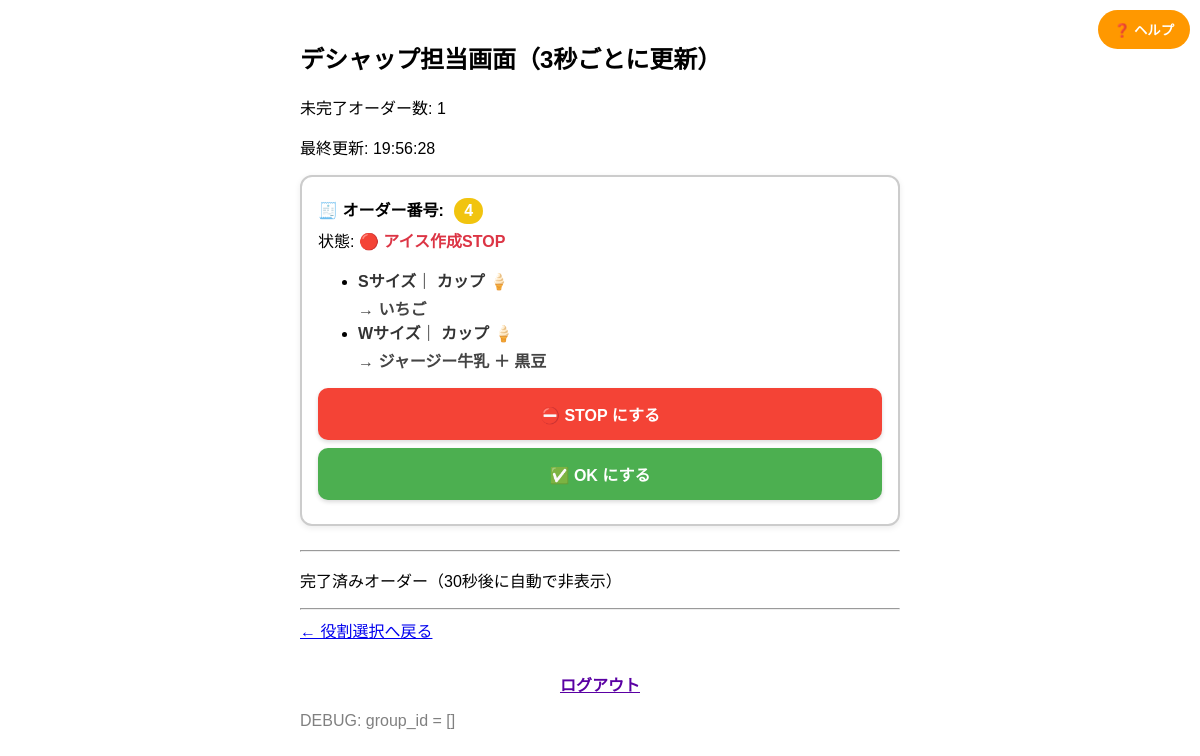
Before: /deshap/ with the older database file.
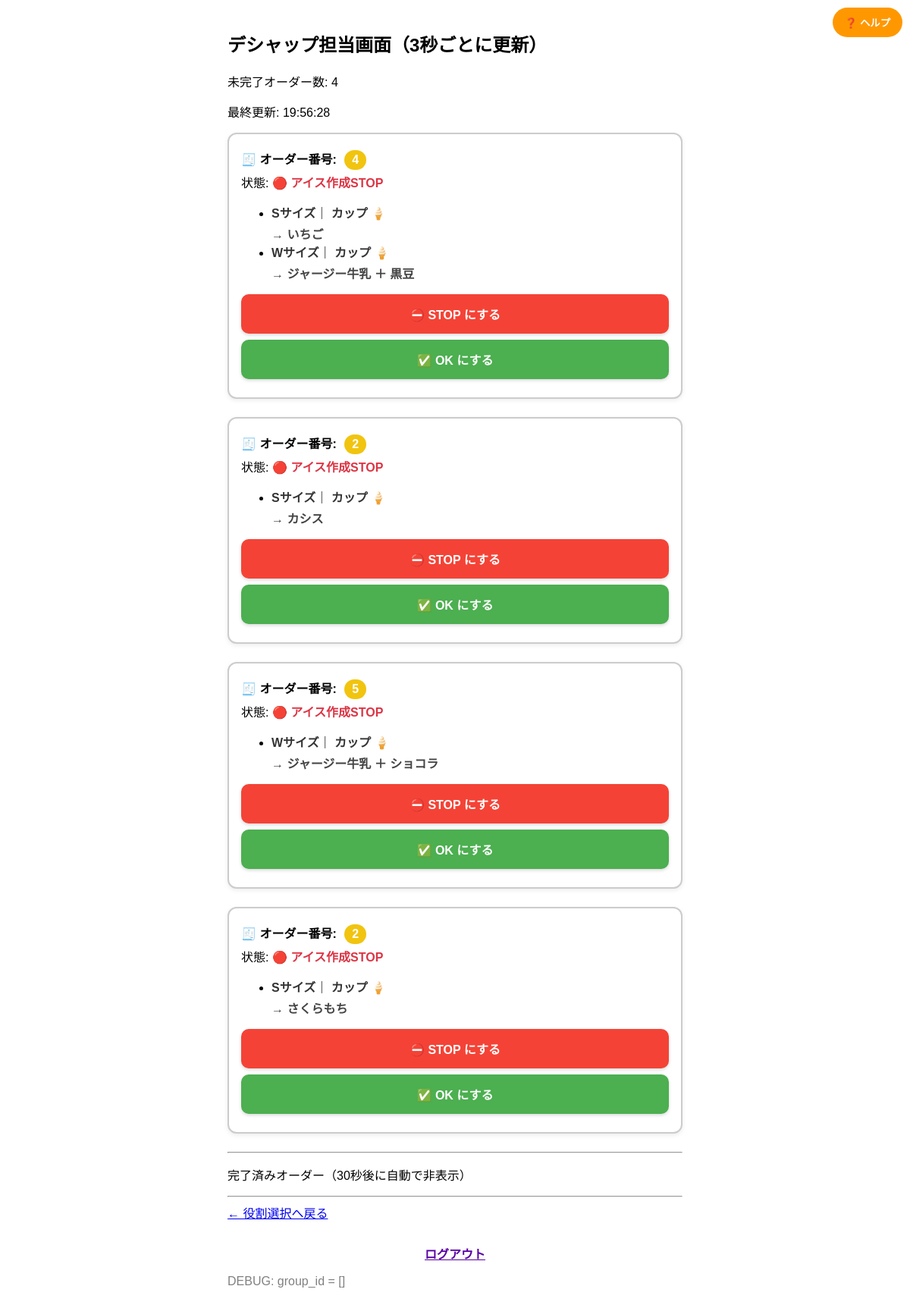
After: the same page with the newer database file.
### orders/models.py (models this page shows, shortened)
class Order(models.Model):
    group_id = models.CharField(max_length=20)
    size = models.CharField(max_length=2, choices=[('S', 'シングル'), ('W', 'ダブル')])
    container = models.CharField(max_length=10, choices=[('cup', 'カップ'), ('cone', 'コーン')])
    flavor1 = models.CharField(max_length=50, choices=FLAVOR_CHOICES)
    flavor2 = models.CharField(max_length=50, blank=True, null=True, choices=FLAVOR_CHOICES)
    is_completed = models.BooleanField(default=False)
    timestamp = models.DateTimeField(auto_now_add=True)
    status = models.CharField(max_length=10, choices=ORDER_STATUS_CHOICES, default='ok')
    clip_color = models.CharField(max_length=10, choices=CLIP_COLOR_CHOICES)
    clip_number = models.IntegerField()
    completed_at = models.DateTimeField(null=True, blank=True)
    is_auto_stopped = models.BooleanField(default=False)  # ← 自動STOPかどうか

### orders/views.py (the view)
# urls.py: path('deshap/', views.deshap_view, name='deshap'),
def deshap_view(request):
    now = localtime()
    all_orders = list(Order.objects.order_by('timestamp'))
    grouped_orders = {}
    for order in all_orders:
        grouped_orders.setdefault(order.group_id, []).append(order)
    active_orders = {}
    completed_orders = {}
    for group_id, orders in grouped_orders.items():
        sorted_orders = sorted(orders, key=lambda o: o.timestamp)
        if all(o.is_completed for o in sorted_orders):
            completed_times = [o.completed_at for o in sorted_orders if o.completed_at]
            if completed_times and now - max(completed_times) <= timedelta(seconds=30):
                completed_orders[group_id] = sorted_orders
        else:
            active_orders[group_id] = sorted_orders
    pending = Order.objects.filter(is_completed=False, status='hold')
    count = pending.values('group_id').distinct().count()
    target_groups = pending.values_list('group_id', flat=True).distinct()
    for group_id in target_groups:
        group_orders = Order.objects.filter(group_id=group_id)
        if group_orders.exists():
            new_status = 'ok' if count <= 3 else 'stop'
            group_orders.update(status=new_status)
    active_count = sum(
        1 for orders in active_orders.values()
        if any(not o.is_completed for o in orders)
    )
    return render(request, 'orders/deshap.html', {
        'grouped_orders': active_orders,
        'completed_orders': completed_orders,
        'now': now,
        'active_count': active_count,
    })

### orders/templates/orders/deshap.html (shortened to what this page needs)
{% load custom_filters %}
<!DOCTYPE html>
<html lang="ja">
<head>
</head>
<body>
  <h2>デシャップ担当画面（3秒ごとに更新）</h2>
  <p>未完了オーダー数: {{ active_count }}</p>
  <p>最終更新: {{ now|time:"H:i:s" }}</p>
<button id="helpButton" onclick="openHelp()">❓ ヘルプ</button>
  {% for group_id, orders in grouped_orders.items %}
  <div class="order-card">
<p class="clip-id">
  🧾 オーダー番号:
  <span class="clip-badge {% if orders.0.clip_color == 'yellow' %}yellow{% else %}white{% endif %}">
    {{ orders.0.clip_number }}
  </span>
</p>
 <p>
  状態:
{% if orders.0.status == 'ok' %}
  <span class="status-ok">🟢 <strong>アイス作成OK</strong></span>
{% elif orders.0.status == 'stop' %}
  <span class="status-stop">🔴 <strong>アイス作成STOP</strong></span>
{% endif %}
</p>
<ul>
  {% for order in orders %}
    <li>
      <span class="item-label">{{ order.size }}サイズ</span>｜
      <span class="item-label">
        {% if order.container == 'cup' %}カップ{% elif order.container == 'cone' %}コーン{% else %}{{ order.container }}{% endif %}
      </span> 🍦
      <br>
      <span class="flavor-strong">→ {{ order.flavor1 }}{% if order.flavor2 %} ＋ {{ order.flavor2 }}{% endif %}</span>
    </li>
  {% endfor %}
</ul>
<form method="post" action="/update_status/{{ orders.0.group_id }}/stop/">
  <button type="submit" class="complete-button stop-button">⛔ STOP にする</button>
</form>
<form method="post" action="/update_status/{{ orders.0.group_id }}/ok/">
  <button type="submit" class="complete-button ok-button">✅ OK にする</button>
</form>
  </div>
  {% endfor %}
  <hr>
  <p>完了済みオーダー（30秒後に自動で非表示）</p>
  <hr>
  <a href="/">← 役割選択へ戻る</a>
  <div class="logout-bottom">
    <a href="/logout/" style="font-weight: bold; color: #5a00a3;">ログアウト</a>
  </div>
<p style="color: gray;">DEBUG: group_id = [{{ group_id }}]</p>
</body>
</html>

### orders/templates/orders/deshap.html (style rules this page uses)
body { font-family: sans-serif; padding: 20px; max-width: 600px; margin: auto; }
.order-card { background-color: #ffffff; border: 2px solid #ccc; border-radius: 12px; padding: 16px; margin-bottom: 24px; box-shadow: 0 2px 6px rgba(0, 0, 0, 0.08); }
.order-card p { margin: 4px 0; }
.status-stop { color: #dc3545; font-weight: bold; }
.complete-button { padding: 14px; font-size: 16px; width: 100%; border-radius: 10px; font-weight: bold; border: none; cursor: pointer; box-shadow: 0 2px 4px rgba(0,0,0,0.15); transition: background-color 0.2s, transform 0.1s; }
.stop-button { background-color: #f44336; color: #fff; }
.ok-button { background-color: #4CAF50; color: #fff; }
.complete-button:first-of-type { margin-bottom: 8px; }
.clip-id { font-weight: bold; margin-bottom: 8px; }
.clip-badge { display: inline-block; padding: 4px 10px; border-radius: 20px; color: white; font-weight: bold; margin-left: 6px; }
.clip-badge.yellow { background-color: #f1c40f; }
.item-label { font-weight: bold; color: #333; }
.flavor-strong { font-weight: bold; color: #444; display: inline-block; margin-top: 4px; }
#helpButton { position: fixed; top: 10px; right: 10px; background: #ff9800; color: white; border: none; border-radius: 20px; padding: 10px 16px; font-weight: bold; cursor: pointer; z-index: 999; }
.logout-bottom { text-align: center; margin-top: 30px; }

Changed rows visible on the page:
added Order: clip_number "2", status "アイス作成STOP", size "S", container "カップ", flavor1 "カシス"
added Order: clip_number "5", status "アイス作成STOP", size "W", container "カップ", flavor1 "ジャージー牛乳", flavor2 "ショコラ"
added Order: clip_number "2", status "アイス作成STOP", size "S", container "カップ", flavor1 "さくらもち"
Other visible differences:
{{ active_count }}: "1" → "4"
